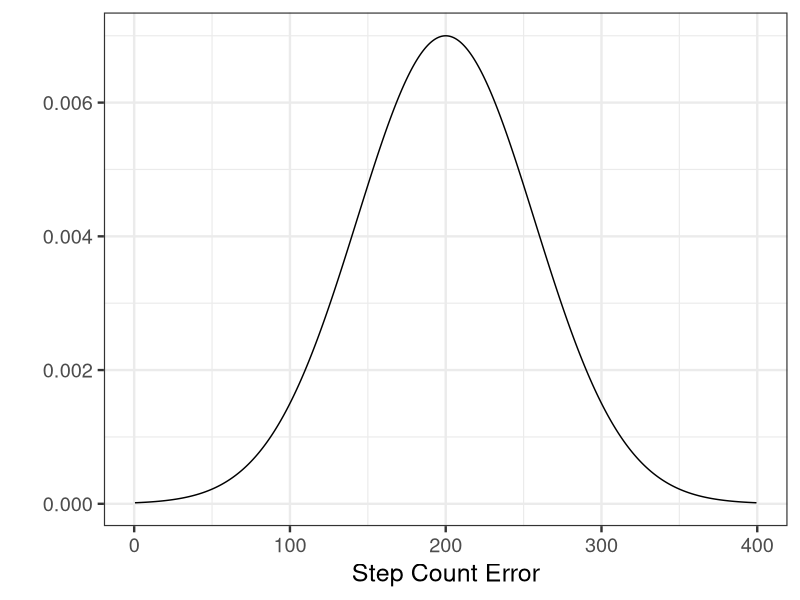
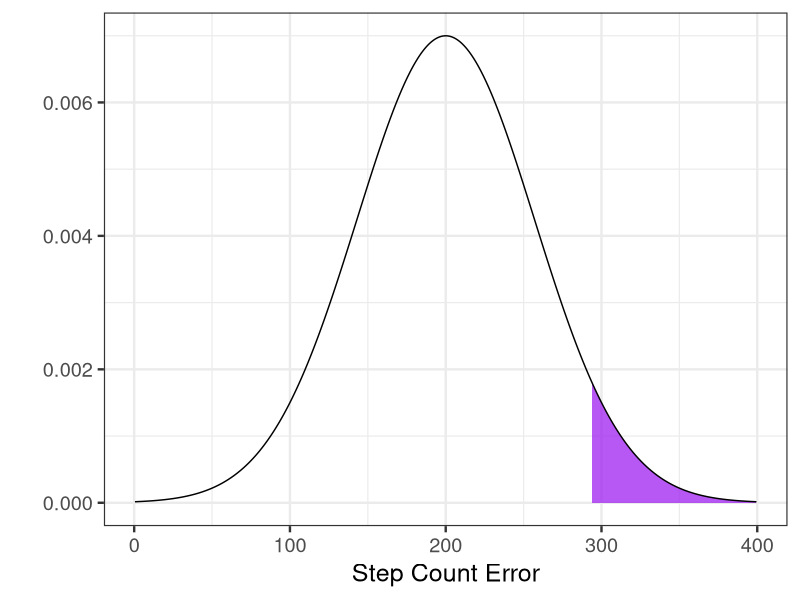
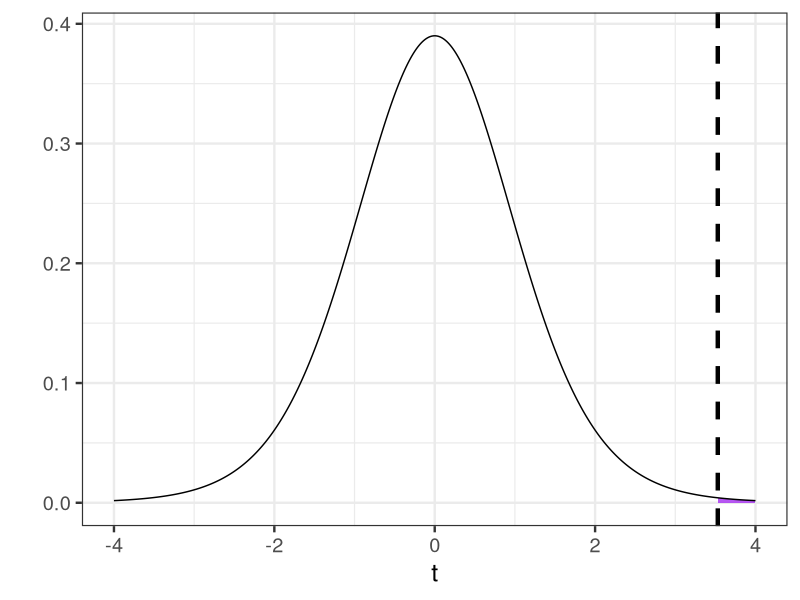

These figures' R source, in order:
library(tidyverse)

mu <- 200
x_bar <- 258
s <- 57
n <- 63

x_vals <- seq(mu - 3.5*s, mu + 3.5*s, length.out = 500)
y_vals <- dnorm(x_vals, mu, s)

ggplot() + 
  geom_line(aes(x = x_vals, y = y_vals)) + 
  theme_bw(base_size = 18) + 
  labs(x = "Step Count Error", y = "")

x_shade <- seq(qnorm(0.95, mu, s), mu + 3.5*s, length.out = 250)
y_shade <- dnorm(x_shade, mu, s)

ggplot() + 
  geom_ribbon(aes(x = x_shade, ymin = 0, ymax = y_shade),
              fill = "purple",
              alpha = 0.75) +
  geom_line(aes(x = x_vals, y = y_vals)) + 
  theme_bw(base_size = 18) + 
  labs(x = "Step Count Error", y = "")

t_vals <- seq(-4, 4, length.out = 500)
y_vals <- dt(t_vals, df = 11)

t_shade <- seq(3.53, 4, length.out = 250)
y_shade <- dt(t_shade, df = 11)

ggplot() + 
  geom_ribbon(aes(x = t_shade, ymin = 0, ymax = y_shade),
              fill = "purple",
              alpha = 0.75) +
  geom_vline(xintercept = 3.53, linetype = "dashed", lwd = 1.5) +
  geom_line(aes(x = t_vals, y = y_vals)) + 
  theme_bw(base_size = 18) + 
  labs(x = "t", y = "")
